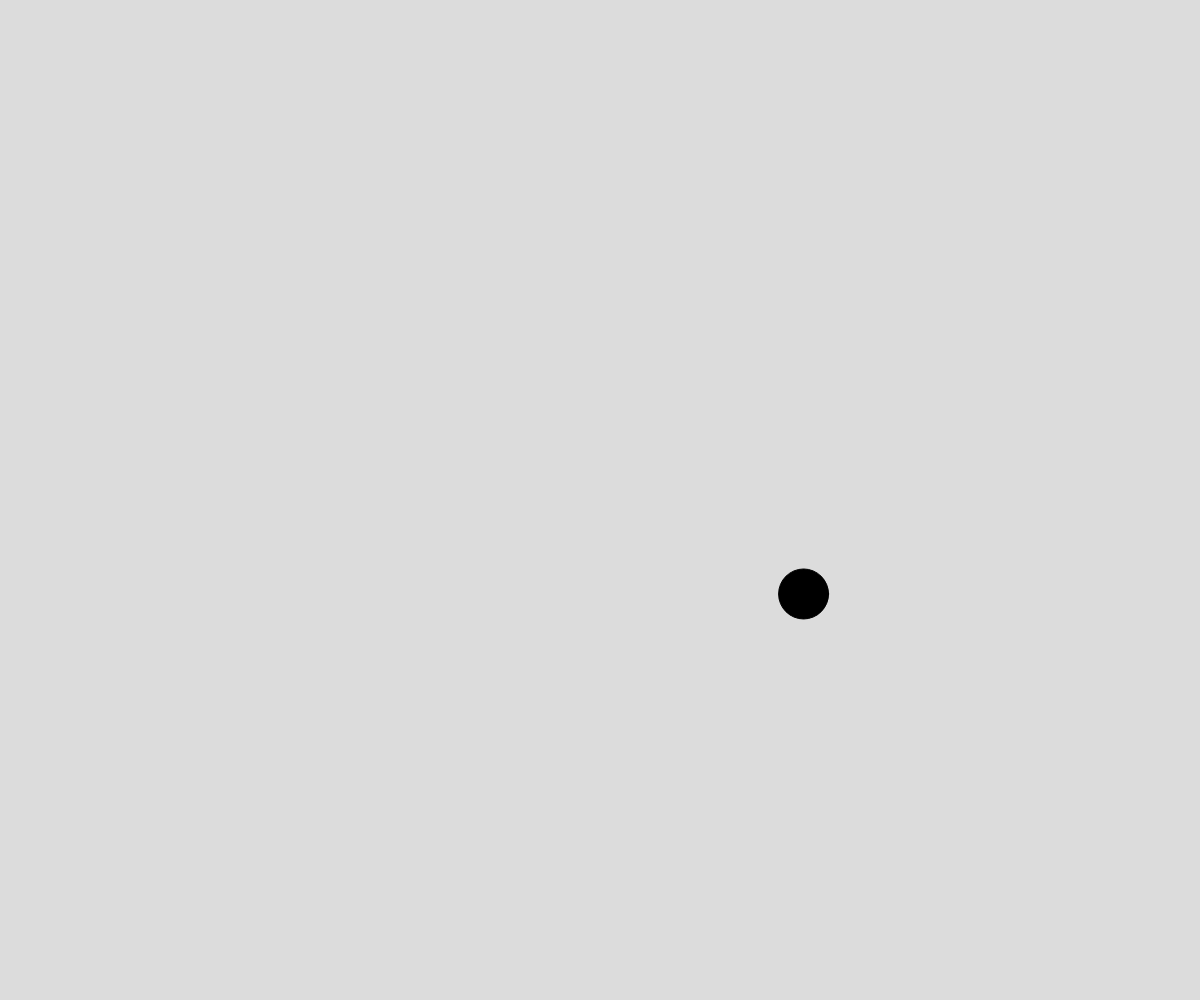
Frame 1 (no input)
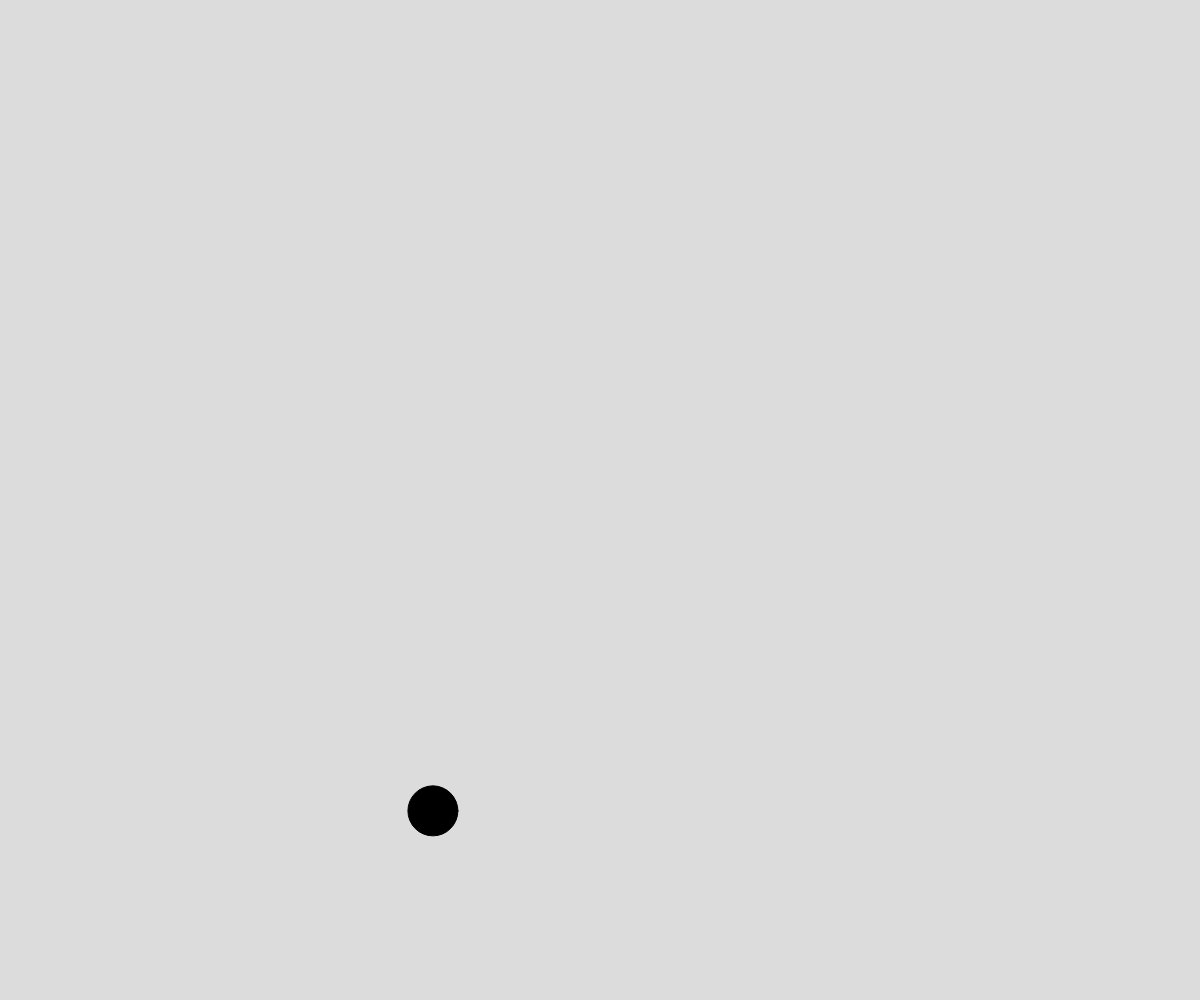
Frame 60 (no input)
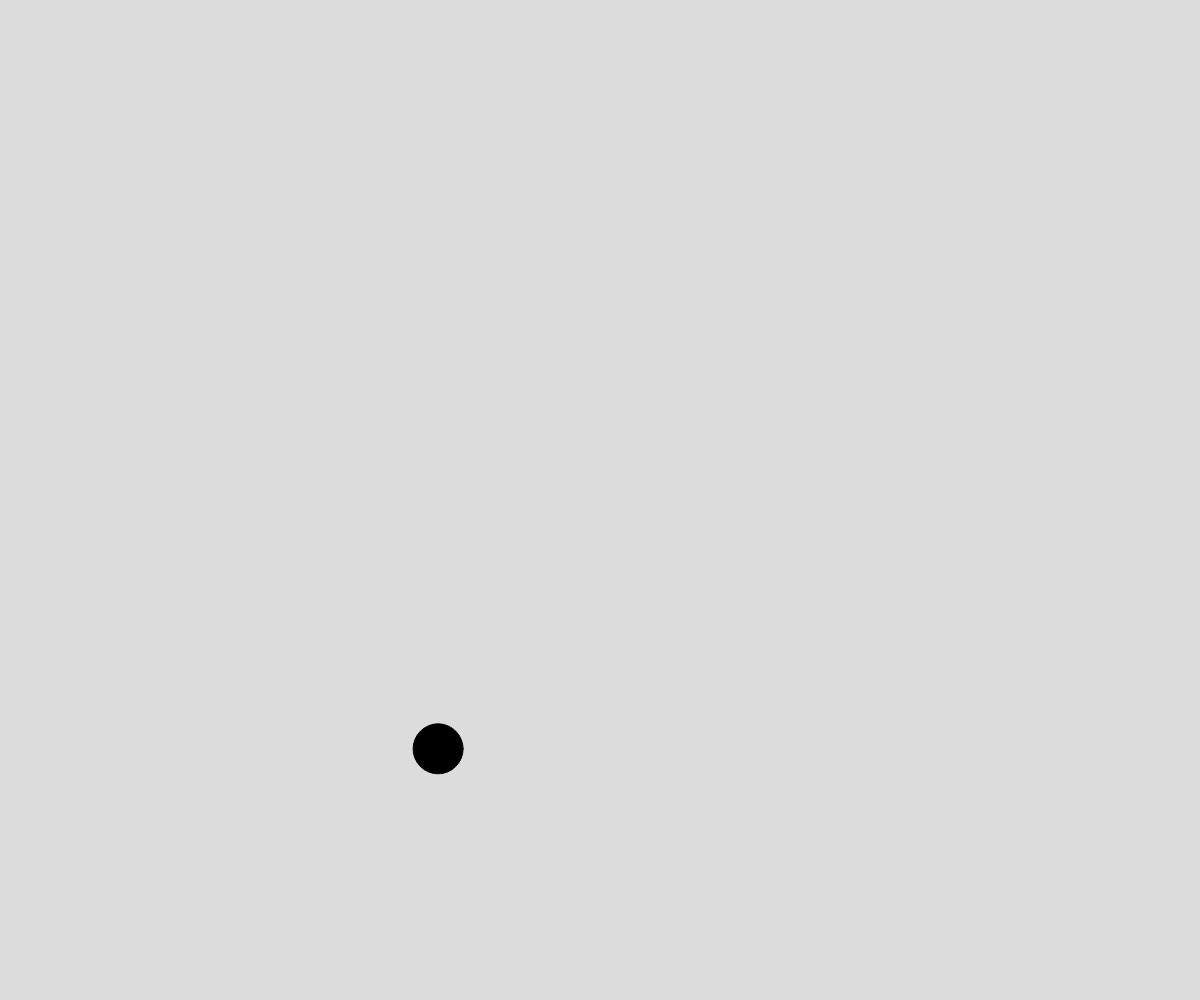
Frame 120 (the mouse pressed at the canvas centre since frame 60)

The p5.js sketch that drew these frames (run headless with seeded random() and noise() and a simulated clock; from frame 60 on, the mouse is pressed at the canvas centre):

// p5.js sketch
// ── sketch.js
// Project Title
//Perlin Noise
// Your Name
// Date
//
// Extra for Experts:
// - describe what you did to take this project "above and beyond"


let x;
let y;
let time = 0;
const TIME_BUFFER = 1000;

function setup() {
  createCanvas(windowWidth, windowHeight);
}

function draw() {
  background(220);

  x = noise(time) * width;
  y = noise(time + TIME_BUFFER) * height;

  time += 0.01;

  fill("black");
  circle(x, y, 50);
}
